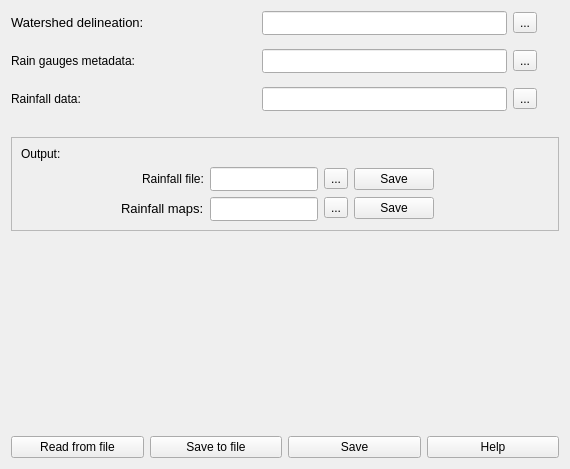
              <widget class="QWidget" name="scrollAreaWidgetContents_5">
               <property name="geometry">
                <rect>
                 <x>0</x>
                 <y>0</y>
                 <width>570</width>
                 <height>469</height>
                </rect>
               </property>
               <layout class="QGridLayout" name="gridLayout_36">
                <item row="1" column="0">
                 <layout class="QVBoxLayout" name="verticalLayout_7">
                  <item>
                   <layout class="QGridLayout" name="gridLayout_37">
                    <item row="1" column="2">
                     <widget class="QToolButton" name="tbtn_pg_r_1">
                      <property name="text">
                       <string>...</string>
                      </property>
                     </widget>
                    </item>
                    <item row="1" column="3">
                     <widget class="QLabel" name="label_34">
                      <property name="sizePolicy">
                       <sizepolicy hsizetype="Preferred" vsizetype="Preferred">
                        <horstretch>0</horstretch>
                        <verstretch>0</verstretch>
                       </sizepolicy>
                      </property>
                      <property name="minimumSize">
                       <size>
                        <width>16</width>
                        <height>16</height>
                       </size>
                      </property>
                      <property name="maximumSize">
                       <size>
                        <width>16</width>
                        <height>16</height>
                       </size>
                      </property>
                      <property name="toolTip">
                       <string>&lt;html&gt;&lt;head/&gt;&lt;body&gt;&lt;p align=&quot;justify&quot;&gt;Will&lt;/p&gt;&lt;/body&gt;&lt;/html&gt;</string>
                      </property>
                      <property name="text">
                       <string/>
                      </property>
                      <property name="pixmap">
                       <pixmap>tip_icon.png</pixmap>
                      </property>
                     </widget>
                    </item>
                    <item row="1" column="0">
                     <widget class="QLabel" name="label_30">
                      <property name="text">
                       <string>&lt;html&gt;&lt;head/&gt;&lt;body&gt;&lt;p align=&quot;justify&quot;&gt;&lt;span style=&quot; font-size:10pt;&quot;&gt;Watershed delineation:&lt;/span&gt;&lt;/p&gt;&lt;/body&gt;&lt;/html&gt;</string>
                      </property>
                     </widget>
                    </item>
                    <item row="1" column="1">
                     <widget class="QLineEdit" name="le_1_pg_ri">
                      <property name="sizePolicy">
                       <sizepolicy hsizetype="Minimum" vsizetype="Fixed">
                        <horstretch>0</horstretch>
                        <verstretch>0</verstretch>
                       </sizepolicy>
                      </property>
                      <property name="minimumSize">
                       <size>
                        <width>60</width>
                        <height>24</height>
                       </size>
                      </property>
                      <property name="maximumSize">
                       <size>
                        <width>360</width>
                        <height>24</height>
                       </size>
                      </property>
                      <property name="clearButtonEnabled">
                       <bool>true</bool>
                      </property>
                     </widget>
                    </item>
                   </layout>
                  </item>
                  <item>
                   <spacer name="verticalSpacer_10">
                    <property name="orientation">
                     <enum>Qt::Vertical</enum>
                    </property>
                    <property name="sizeType">
                     <enum>QSizePolicy::Fixed</enum>
                    </property>
                    <property name="sizeHint" stdset="0">
                     <size>
                      <width>20</width>
                      <height>8</height>
                     </size>
                    </property>
                   </spacer>
                  </item>
                  <item>
                   <layout class="QGridLayout" name="gridLayout_38">
                    <item row="0" column="0">
                     <widget class="QLabel" name="label_37">
                      <property name="text">
                       <string>&lt;html&gt;&lt;head/&gt;&lt;body&gt;&lt;p align=&quot;justify&quot;&gt;&lt;span style=&quot; font-size:10pt;&quot;&gt;Rain gauges metadata:&lt;/span&gt;&lt;/p&gt;&lt;/body&gt;&lt;/html&gt;</string>
                      </property>
                     </widget>
                    </item>
                    <item row="0" column="1">
                     <widget class="QLineEdit" name="le_2_pg_ri">
                      <property name="sizePolicy">
                       <sizepolicy hsizetype="Minimum" vsizetype="Fixed">
                        <horstretch>0</horstretch>
                        <verstretch>0</verstretch>
                       </sizepolicy>
                      </property>
                      <property name="minimumSize">
                       <size>
                        <width>60</width>
                        <height>24</height>
                       </size>
                      </property>
                      <property name="maximumSize">
                       <size>
                        <width>360</width>
                        <height>24</height>
                       </size>
                      </property>
                      <property name="clearButtonEnabled">
                       <bool>true</bool>
                      </property>
                     </widget>
                    </item>
                    <item row="0" column="3">
                     <widget class="QLabel" name="label_38">
                      <property name="sizePolicy">
                       <sizepolicy hsizetype="Preferred" vsizetype="Preferred">
                        <horstretch>0</horstretch>
                        <verstretch>0</verstretch>
                       </sizepolicy>
                      </property>
                      <property name="minimumSize">
                       <size>
                        <width>16</width>
                        <height>16</height>
                       </size>
                      </property>
                      <property name="maximumSize">
                       <size>
                        <width>16</width>
                        <height>16</height>
                       </size>
                      </property>
                      <property name="toolTip">
                       <string>&lt;html&gt;&lt;head/&gt;&lt;body&gt;&lt;p align=&quot;justify&quot;&gt;Add your watershed delineation. The file might be a raster type, specifically an Idrisi raster format (.rst).&lt;/p&gt;&lt;/body&gt;&lt;/html&gt;</string>
                      </property>
                      <property name="text">
                       <string/>
                      </property>
                      <property name="pixmap">
                       <pixmap>tip_icon.png</pixmap>
                      </property>
                     </widget>
                    </item>
                    <item row="0" column="2">
                     <widget class="QToolButton" name="tbtn_pg_r_2">
                      <property name="text">
                       <string>...</string>
                      </property>
                     </widget>
                    </item>
                   </layout>
                  </item>
                  <item>
                   <spacer name="verticalSpacer_15">
                    <property name="orientation">
                     <enum>Qt::Vertical</enum>
                    </property>
                    <property name="sizeType">
                     <enum>QSizePolicy::Fixed</enum>
                    </property>
                    <property name="sizeHint" stdset="0">
                     <size>
                      <width>20</width>
                      <height>8</height>
                     </size>
                    </property>
                   </spacer>
                  </item>
                  <item>
                   <layout class="QGridLayout" name="gridLayout_39">
                    <item row="0" column="3">
                     <widget class="QLabel" name="label_40">
                      <property name="sizePolicy">
                       <sizepolicy hsizetype="Preferred" vsizetype="Preferred">
                        <horstretch>0</horstretch>
                        <verstretch>0</verstretch>
                       </sizepolicy>
                      </property>
                      <property name="minimumSize">
                       <size>
                        <width>16</width>
                        <height>16</height>
                       </size>
                      </property>
                      <property name="maximumSize">
                       <size>
                        <width>16</width>
                        <height>16</height>
                       </size>
                      </property>
                      <property name="toolTip">
                       <string>&lt;html&gt;&lt;head/&gt;&lt;body&gt;&lt;p align=&quot;justify&quot;&gt;Add your river drainage network. The file might be a raster type, specifically an Idrisi raster format (.rst).&lt;/p&gt;&lt;/body&gt;&lt;/html&gt;</string>
                      </property>
                      <property name="text">
                       <string/>
                      </property>
                      <property name="pixmap">
                       <pixmap>tip_icon.png</pixmap>
                      </property>
                     </widget>
                    </item>
                    <item row="0" column="2">
                     <widget class="QToolButton" name="tbtn_pg_r_3">
                      <property name="text">
                       <string>...</string>
                      </property>
                     </widget>
                    </item>
                    <item row="0" column="0">
                     <widget class="QLabel" name="label_39">
                      <property name="text">
                       <string>&lt;html&gt;&lt;head/&gt;&lt;body&gt;&lt;p align=&quot;justify&quot;&gt;&lt;span style=&quot; font-size:10pt;&quot;&gt;Rainfall data:&lt;/span&gt;&lt;/p&gt;&lt;/body&gt;&lt;/html&gt;</string>
                      </property>
                     </widget>
                    </item>
                    <item row="0" column="1">
                     <widget class="QLineEdit" name="le_3_pg_ri">
                      <property name="sizePolicy">
                       <sizepolicy hsizetype="Minimum" vsizetype="Fixed">
                        <horstretch>0</horstretch>
                        <verstretch>0</verstretch>
                       </sizepolicy>
                      </property>
                      <property name="minimumSize">
                       <size>
                        <width>60</width>
                        <height>24</height>
                       </size>
                      </property>
                      <property name="maximumSize">
                       <size>
                        <width>360</width>
                        <height>24</height>
                       </size>
                      </property>
                      <property name="clearButtonEnabled">
                       <bool>true</bool>
                      </property>
                     </widget>
                    </item>
                   </layout>
                  </item>
                 </layout>
                </item>
                <item row="5" column="0">
                 <layout class="QGridLayout" name="gridLayout_46">
                  <item row="0" column="0">
                   <widget class="QPushButton" name="btn_read_pg_ri">
                    <property name="text">
                     <string>Read from file</string>
                    </property>
                   </widget>
                  </item>
                  <item row="0" column="1">
                   <widget class="QPushButton" name="btn_save_file_pg_ri">
                    <property name="text">
                     <string>Save to file</string>
                    </property>
                   </widget>
                  </item>
                  <item row="0" column="2">
                   <widget class="QPushButton" name="btn_save_pg_ri">
                    <property name="text">
                     <string>Save</string>
                    </property>
                   </widget>
                  </item>
                  <item row="0" column="3">
                   <widget class="QPushButton" name="btn_help_pg_ri">
                    <property name="text">
                     <string>Help</string>
                    </property>
                   </widget>
                  </item>
                 </layout>
                </item>
                <item row="4" column="0">
                 <spacer name="verticalSpacer_16">
                  <property name="orientation">
                   <enum>Qt::Vertical</enum>
                  </property>
                  <property name="sizeHint" stdset="0">
                   <size>
                    <width>20</width>
                    <height>40</height>
                   </size>
                  </property>
                 </spacer>
                </item>
                <item row="3" column="0">
                 <widget class="QFrame" name="frame_7">
                  <property name="frameShape">
                   <enum>QFrame::StyledPanel</enum>
                  </property>
                  <property name="frameShadow">
                   <enum>QFrame::Raised</enum>
                  </property>
                  <layout class="QGridLayout" name="gridLayout_40">
                   <item row="1" column="2">
                    <spacer name="horizontalSpacer_10">
                     <property name="orientation">
                      <enum>Qt::Horizontal</enum>
                     </property>
                     <property name="sizeHint" stdset="0">
                      <size>
                       <width>40</width>
                       <height>20</height>
                      </size>
                     </property>
                    </spacer>
                   </item>
                   <item row="1" column="0">
                    <spacer name="horizontalSpacer_11">
                     <property name="orientation">
                      <enum>Qt::Horizontal</enum>
                     </property>
                     <property name="sizeHint" stdset="0">
                      <size>
                       <width>40</width>
                       <height>20</height>
                      </size>
                     </property>
                    </spacer>
                   </item>
                   <item row="1" column="1">
                    <layout class="QHBoxLayout" name="horizontalLayout_13">
                     <item>
                      <layout class="QVBoxLayout" name="verticalLayout_4">
                       <item alignment="Qt::AlignRight">
                        <widget class="QLabel" name="label_9">
                         <property name="text">
                          <string>&lt;html&gt;&lt;head/&gt;&lt;body&gt;&lt;p align=&quot;justify&quot;&gt;&lt;span style=&quot; font-size:10pt;&quot;&gt;Rainfall file:&lt;/span&gt;&lt;/p&gt;&lt;/body&gt;&lt;/html&gt;</string>
                         </property>
                        </widget>
                       </item>
                       <item alignment="Qt::AlignRight">
                        <widget class="QLabel" name="label_8">
                         <property name="text">
                          <string>&lt;html&gt;&lt;head/&gt;&lt;body&gt;&lt;p align=&quot;justify&quot;&gt;&lt;span style=&quot; font-size:10pt;&quot;&gt;Rainfall maps:&lt;/span&gt;&lt;/p&gt;&lt;/body&gt;&lt;/html&gt;</string>
                         </property>
                        </widget>
                       </item>
                      </layout>
                     </item>
                     <item>
                      <layout class="QHBoxLayout" name="horizontalLayout_14">
                       <item>
                        <layout class="QVBoxLayout" name="verticalLayout_9">
                         <item>
                          <widget class="QLineEdit" name="le_4_pg_ri">
                           <property name="sizePolicy">
                            <sizepolicy hsizetype="Minimum" vsizetype="Fixed">
                             <horstretch>0</horstretch>
                             <verstretch>0</verstretch>
                            </sizepolicy>
                           </property>
                           <property name="minimumSize">
                            <size>
                             <width>60</width>
                             <height>24</height>
                            </size>
                           </property>
                           <property name="maximumSize">
                            <size>
                             <width>360</width>
                             <height>24</height>
                            </size>
                           </property>
                           <property name="clearButtonEnabled">
                            <bool>true</bool>
                           </property>
                          </widget>
                         </item>
                         <item>
                          <widget class="QLineEdit" name="le_5_pg_ri">
                           <property name="sizePolicy">
                            <sizepolicy hsizetype="Minimum" vsizetype="Fixed">
                             <horstretch>0</horstretch>
                             <verstretch>0</verstretch>
                            </sizepolicy>
                           </property>
                           <property name="minimumSize">
                            <size>
                             <width>60</width>
                             <height>24</height>
                            </size>
                           </property>
                           <property name="maximumSize">
                            <size>
                             <width>360</width>
                             <height>24</height>
                            </size>
                           </property>
                           <property name="clearButtonEnabled">
                            <bool>true</bool>
                           </property>
                          </widget>
                         </item>
                        </layout>
                       </item>
                       <item>
                        <layout class="QVBoxLayout" name="verticalLayout_11">
                         <item>
                          <layout class="QHBoxLayout" name="horizontalLayout_16">
                           <item>
                            <widget class="QToolButton" name="tbtn_pg_r_4">
                             <property name="text">
                              <string>...</string>
                             </property>
                            </widget>
                           </item>
                           <item>
                            <widget class="QPushButton" name="btn_save1_pg_ri">
                             <property name="text">
                              <string>Save</string>
                             </property>
                            </widget>
                           </item>
                           <item>
                            <widget class="QLabel" name="label_43">
                             <property name="sizePolicy">
                              <sizepolicy hsizetype="Preferred" vsizetype="Preferred">
                               <horstretch>0</horstretch>
                               <verstretch>0</verstretch>
                              </sizepolicy>
                             </property>
                             <property name="minimumSize">
                              <size>
                               <width>16</width>
                               <height>16</height>
                              </size>
                             </property>
                             <property name="maximumSize">
                              <size>
                               <width>16</width>
                               <height>16</height>
                              </size>
                             </property>
                             <property name="toolTip">
                              <string>&lt;html&gt;&lt;head/&gt;&lt;body&gt;&lt;p align=&quot;justify&quot;&gt;Add your river drainage network. The file might be a raster type, specifically an Idrisi raster format (.rst).&lt;/p&gt;&lt;/body&gt;&lt;/html&gt;</string>
                             </property>
                             <property name="text">
                              <string/>
                             </property>
                             <property name="pixmap">
                              <pixmap>tip_icon.png</pixmap>
                             </property>
                            </widget>
                           </item>
                          </layout>
                         </item>
                         <item>
                          <layout class="QHBoxLayout" name="horizontalLayout_17">
                           <item>
                            <widget class="QToolButton" name="tbtn_pg_r_5">
                             <property name="text">
                              <string>...</string>
                             </property>
                            </widget>
                           </item>
                           <item>
                            <widget class="QPushButton" name="pushButton">
                             <property name="text">
                              <string>Save</string>
                             </property>
                            </widget>
                           </item>
                           <item>
                            <widget class="QLabel" name="label_42">
                             <property name="sizePolicy">
                              <sizepolicy hsizetype="Preferred" vsizetype="Preferred">
                               <horstretch>0</horstretch>
                               <verstretch>0</verstretch>
                              </sizepolicy>
                             </property>
                             <property name="minimumSize">
                              <size>
                               <width>16</width>
                               <height>16</height>
                              </size>
                             </property>
                             <property name="maximumSize">
                              <size>
                               <width>16</width>
                               <height>16</height>
                              </size>
                             </property>
                             <property name="toolTip">
                              <string>&lt;html&gt;&lt;head/&gt;&lt;body&gt;&lt;p align=&quot;justify&quot;&gt;Add your river drainage network. The file might be a raster type, specifically an Idrisi raster format (.rst).&lt;/p&gt;&lt;/body&gt;&lt;/html&gt;</string>
                             </property>
                             <property name="text">
                              <string/>
                             </property>
                             <property name="pixmap">
                              <pixmap>tip_icon.png</pixmap>
                             </property>
                            </widget>
                           </item>
                          </layout>
                         </item>
                        </layout>
                       </item>
                      </layout>
                     </item>
                    </layout>
                   </item>
                   <item row="0" column="0">
                    <widget class="QLabel" name="label_10">
                     <property name="text">
                      <string>Output:</string>
                     </property>
                    </widget>
                   </item>
                  </layout>
                 </widget>
                </item>
                <item row="2" column="0">
                 <spacer name="verticalSpacer_17">
                  <property name="orientation">
                   <enum>Qt::Vertical</enum>
                  </property>
                  <property name="sizeType">
                   <enum>QSizePolicy::Fixed</enum>
                  </property>
                  <property name="sizeHint" stdset="0">
                   <size>
                    <width>20</width>
                    <height>20</height>
                   </size>
                  </property>
                 </spacer>
                </item>
               </layout>
              </widget>
